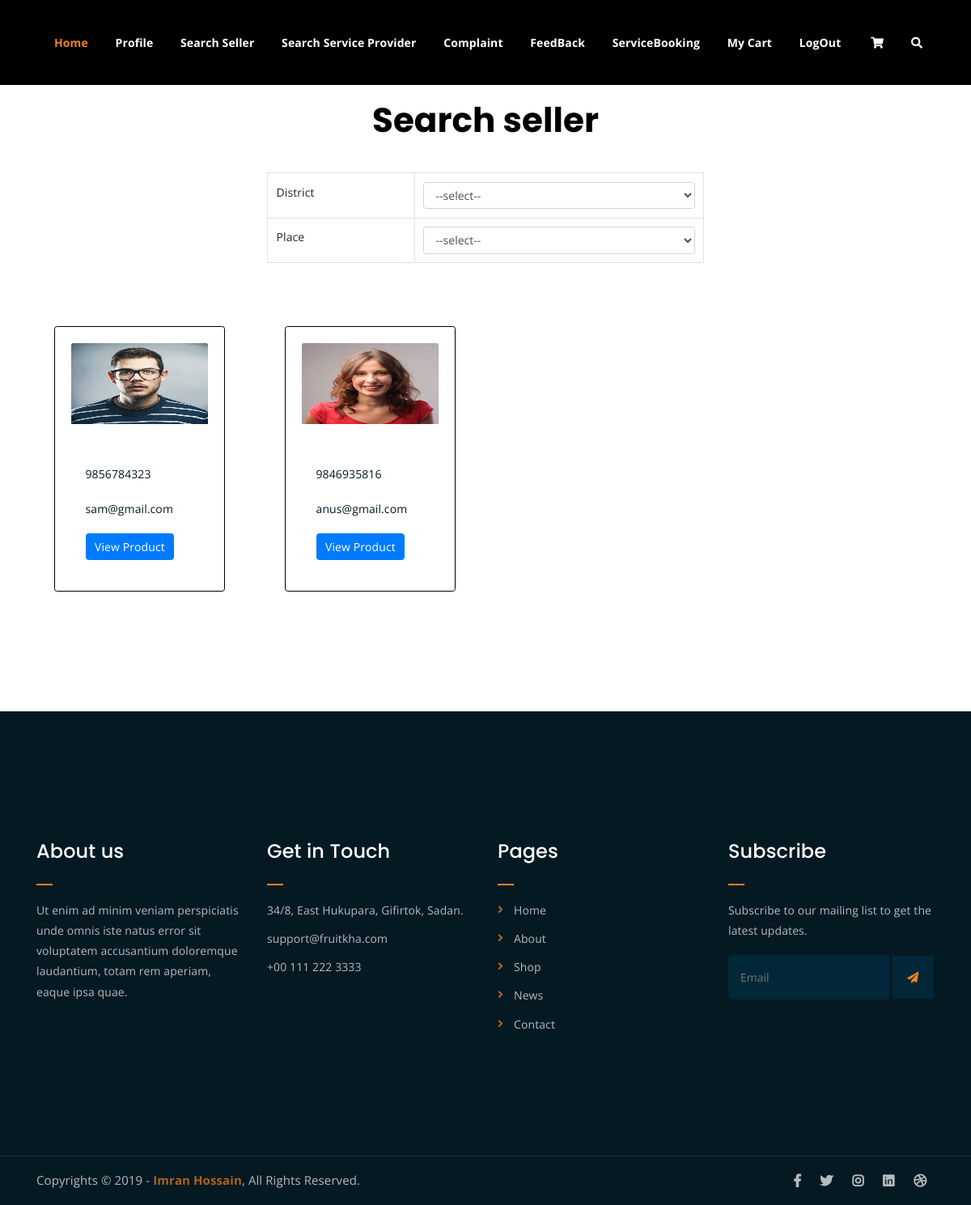
The app's page /User/searchseller/, older data.
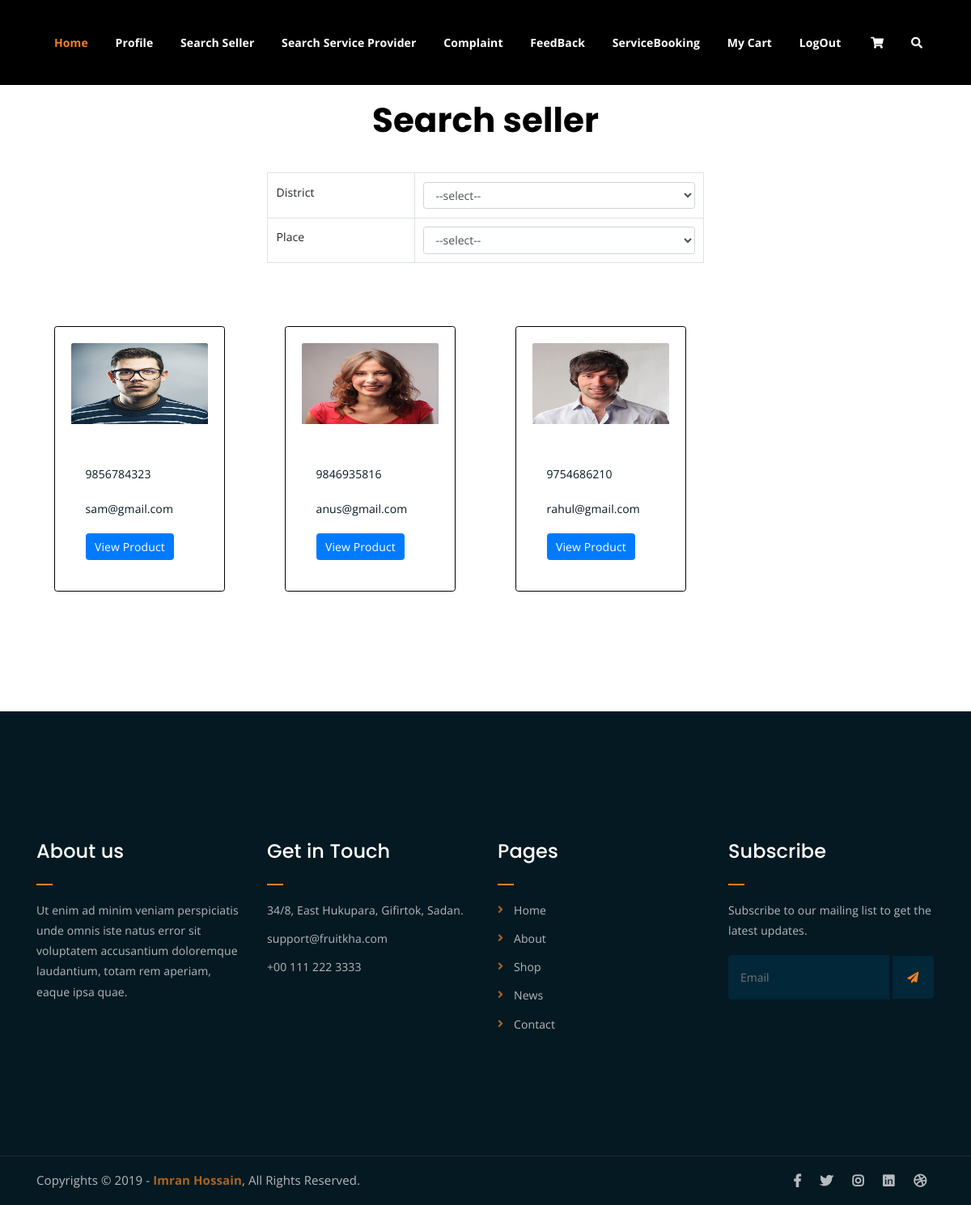
The same page, newer data.
### Guest/models.py (models this page shows)
class tbl_newseller(models.Model):
    name=models.CharField(max_length=50)
    contact=models.IntegerField()
    email=models.EmailField()
    gender=models.CharField(max_length=50)
    address=models.TextField()
    photo=models.FileField(upload_to='Userdocs/')
    proof=models.FileField(upload_to='Userdocs/')
    password=models.CharField(max_length=50)
    place=models.ForeignKey(tbl_place,on_delete=models.CASCADE)
    status=models.CharField(max_length=50,default=0,null=True)

### User/views.py (the view)
# urls.py: path('searchseller/',views.searchseller,name="SearchSeller"),
def searchseller(request):
    pdata=tbl_district.objects.all()
    ddata=tbl_newseller.objects.all()
    return render(request,"User/SearchSeller.html",{'pdata':pdata,'data':ddata})

### User/Templates/User/SearchSeller.html (shortened to what this page needs)
{% extends 'User/header.html'%}
{% load static %}
{% block content %}
<!DOCTYPE html>
<html lang="en">
<head>
</head>
<body>
    <center><h2 style="color: black">Search seller</h2></center>
    <form action="" method="post" id="Searchseller" data-places-url="{% url 'Guest:AjaxPlace' %}" data-seller-url="{% url 'User:ajaxseller' %}" enctype="multipart/form-data">
        <div class="container mt-5">
            <div class="row justify-content-center">
                <div class="col-md-6">
                    <table class="table table-bordered">
                        <tr>
                            <td>District</td>
                            <td>
                                <select class="form-control" name="select_dis" id="sel_district">
                                    <option value="">--select--</option>
                                </select>
                            </td>
                        </tr>
                        <tr>
                            <td>Place</td>
                            <td>
                                <select class="form-control" name="select_place" id="sel_place">
                                    <option value="">--select--</option>
                                </select>
                            </td>
                        </tr>
                    </table>
                </div>
            </div>
        </div>
    </form>
    <div class="container mt-5" id="results">
        <div class="row" >
            {% for i in data %}
            <div class="col-md-3">
                <div class="card" style="border: 1px solid black; margin: 22px; padding: 20px;">
                    <img src="{{ i.photo.url }}" class="card-img-top" alt="seller image" width="100px" height="100px">
                    <div class="card-body">
                        <h5 class="card-title">{{ i.name }}</h5>
                        <p class="card-text">{{ i.contact }}</p>
                        <p class="card-text">{{ i.email }}</p>
                        <a href="{% url 'User:ViewProducts' i.id %}" class="btn btn-primary">View Product</a>
                    </div>
                </div>
            </div>
            {% endfor %}
        </div>
    </div>
</body>
</html>
{% endblock content %}

Row changes from the older to the newer data that the page shows:
added tbl_newseller: photo (picture), contact "9754686210", email "rahul@gmail.com"
